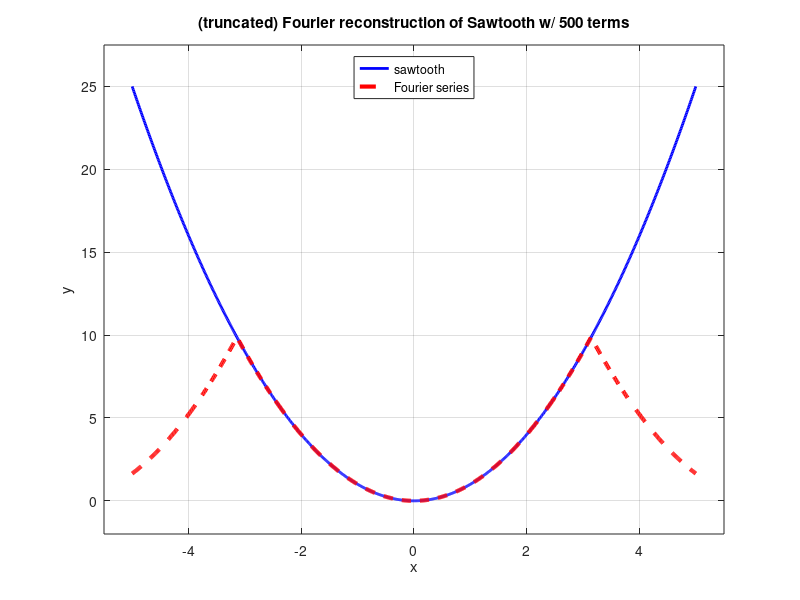

The MATLAB script that drew this image:
% ### EXquadraticW.m ###    2017.02.19 C.Bergevin

% Visually demonstrate the build-up of a "quadratic wave" (centered about t=0)
% i.e., x(t)= t^2
% by adding successive (user-specified) terms of the Fourier series
% expansion; also quantify the Gibbs phenomonon

% Notes
% o Fourier series expansion (red dashed line) only valid over interval
% t=[-pi,pi] (as apparent re periodic B.C.)
% o Ref: https://www3.nd.edu/~craicu/54Fall10/quizzes/q12.pdf and
% http://quantum.phys.unm.edu/E02087.pdf

clear
% ===========================================================
P.order= [1 2 4 8 15 25 100 500];   % array of # of terms to compute {[1 2 4 8 15 25 100 500]}
P.M= 1000;   % total # of points per interval
P.pause= 0.5;   % time to pause between displaying new iterates [s] {0.5}
P.xR= 5;        % max. value for t {8}
% ===========================================================
t= linspace(-P.xR,P.xR,P.M);  % time array
quadraticW= t.^2;    
% --- use a loop to add in the terms
for mm=1:numel(P.order)
    tempN= P.order(mm);
    QW= (pi^2/3);    % dummy initial indexer (DC term)
    for nn= 1:tempN
        nextTerm= (4/nn^2)*((-1)^(nn))*cos(nn*t);  % create next term in series
        QW= QW+ nextTerm;
    end
    % --- estimate "overshoot"
    [M,indx]= max(QW);
    disp(['Overshoot ratio ~',num2str(M/max(quadraticW))]);
    % --- visualize
    figure(1); clf;
    h1= plot(t,quadraticW,'b-','LineWidth',2); hold on; grid on; xlabel('x'); ylabel('y'); 
    h2= plot(t,QW,'r--','LineWidth',3); legend([h1 h2],'sawtooth','Fourier series','Location','North');
    title(['(truncated) Fourier reconstruction of Sawtooth w/ ',num2str(tempN),' terms']);
    axis([1.1*min(t) 1.1*max(t) -2 1.1*max(quadraticW)])
    pause(P.pause);
end

